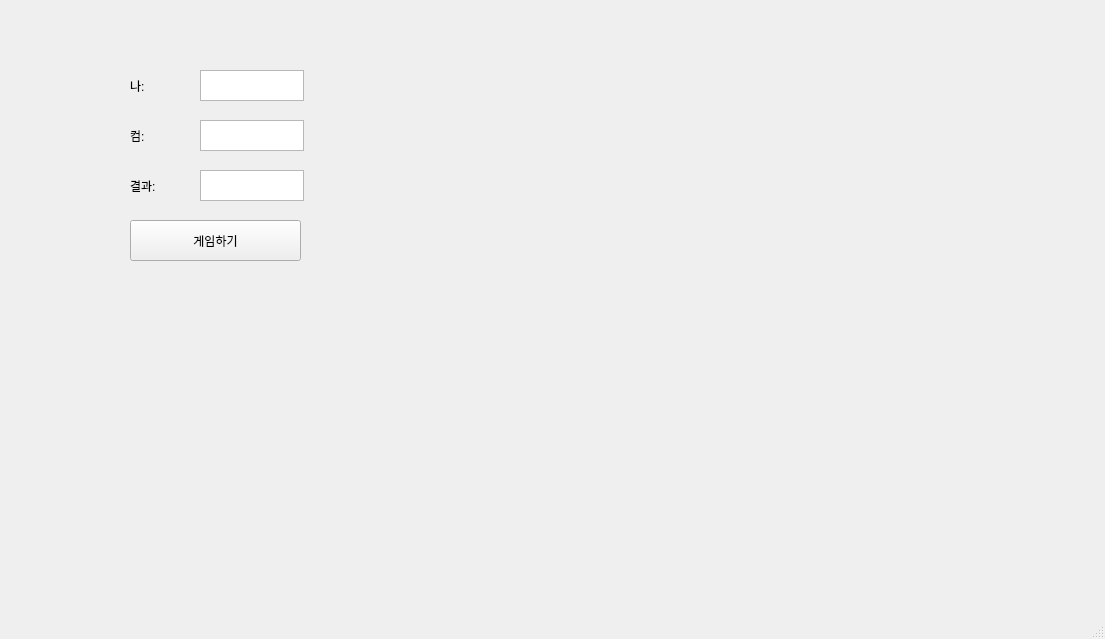
<?xml version="1.0" encoding="UTF-8"?>
<ui version="4.0">
 <class>MainWindow</class>
 <widget class="QMainWindow" name="MainWindow">
  <property name="geometry">
   <rect>
    <x>0</x>
    <y>0</y>
    <width>1105</width>
    <height>639</height>
   </rect>
  </property>
  <property name="windowTitle">
   <string>MainWindow</string>
  </property>
  <widget class="QWidget" name="centralwidget">
   <widget class="QLabel" name="lbl_mine">
    <property name="geometry">
     <rect>
      <x>130</x>
      <y>80</y>
      <width>56</width>
      <height>12</height>
     </rect>
    </property>
    <property name="text">
     <string>나:</string>
    </property>
   </widget>
   <widget class="QLabel" name="lbl_com">
    <property name="geometry">
     <rect>
      <x>130</x>
      <y>130</y>
      <width>56</width>
      <height>12</height>
     </rect>
    </property>
    <property name="text">
     <string>컴:</string>
    </property>
   </widget>
   <widget class="QLabel" name="lbl_result">
    <property name="geometry">
     <rect>
      <x>130</x>
      <y>180</y>
      <width>56</width>
      <height>12</height>
     </rect>
    </property>
    <property name="text">
     <string>결과:</string>
    </property>
   </widget>
   <widget class="QPlainTextEdit" name="pte_mine">
    <property name="geometry">
     <rect>
      <x>200</x>
      <y>70</y>
      <width>104</width>
      <height>31</height>
     </rect>
    </property>
   </widget>
   <widget class="QPlainTextEdit" name="pte_com">
    <property name="geometry">
     <rect>
      <x>200</x>
      <y>120</y>
      <width>104</width>
      <height>31</height>
     </rect>
    </property>
   </widget>
   <widget class="QPlainTextEdit" name="pte_result">
    <property name="geometry">
     <rect>
      <x>200</x>
      <y>170</y>
      <width>104</width>
      <height>31</height>
     </rect>
    </property>
   </widget>
   <widget class="QPushButton" name="pb">
    <property name="geometry">
     <rect>
      <x>130</x>
      <y>220</y>
      <width>171</width>
      <height>41</height>
     </rect>
    </property>
    <property name="text">
     <string>게임하기</string>
    </property>
   </widget>
  </widget>
  <widget class="QMenuBar" name="menubar">
   <property name="geometry">
    <rect>
     <x>0</x>
     <y>0</y>
     <width>1105</width>
     <height>21</height>
    </rect>
   </property>
  </widget>
  <widget class="QStatusBar" name="statusbar"/>
 </widget>
 <resources/>
 <connections/>
</ui>
